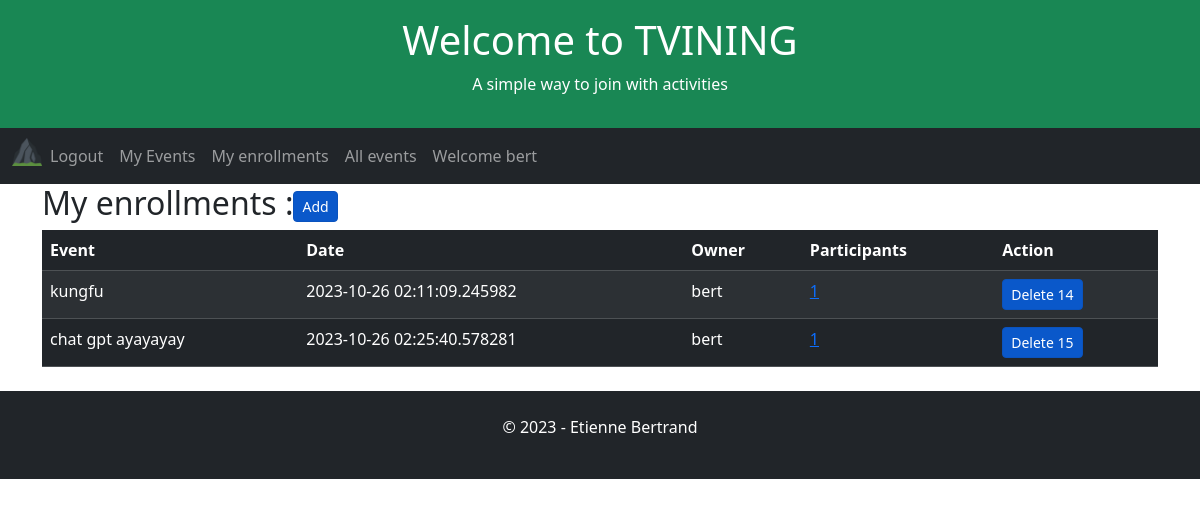
/user-enrollments (signed in), run on an earlier commit of the app's database.
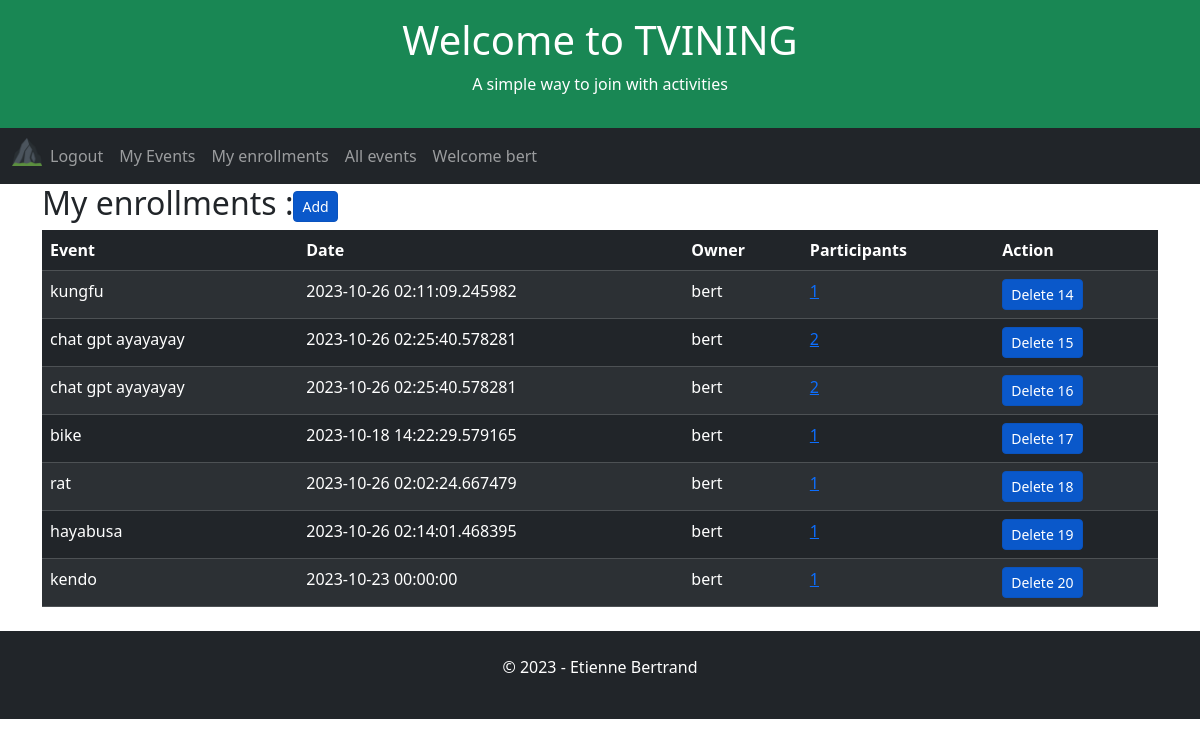
And on a later commit of the database.
### app/models.py (models this page shows, shortened)
class User(UserMixin, db.Model):
    id = db.Column(db.Integer, primary_key=True)
    username = db.Column(db.String(64), index=True, unique=True)
    email = db.Column(db.String(120), index=True, unique=True)
    password_hash = db.Column(db.String(128))

class Enrollment(db.Model):
    id = db.Column(db.Integer, primary_key=True)
    user_id = db.Column(db.Integer, db.ForeignKey('user.id', name='fk_enrollment_user'), nullable=False)
    event_id = db.Column(db.Integer, db.ForeignKey('event.id', name='fk_enrollment_event'), nullable=False)
    date = db.Column(db.DateTime, index=True, default=datetime.utcnow)

class Event(db.Model):
    id = db.Column(db.Integer, primary_key=True)
    user_id = db.Column(db.Integer, db.ForeignKey('user.id', name='fk_event_user'), nullable=False)
    title = db.Column(db.String(255), nullable=False)
    date = db.Column(db.DateTime, index=True, default=datetime.utcnow)

### app/routes.py (the view)
@app.route('/user-enrollments', methods=['GET', 'POST', 'UPDATE'])
def userEnrollments():
    global appName, appSlogan, appTitle, db
    user_id = current_user.id
    userEnrollmentsAlias = alias(Enrollment)
    userEnrollments = db.session.query(
        Enrollment.id,
        Event.title,
        Event.date,
        Event.id.label('eventId'),
        User.username.label('owner'),
        func.count(userEnrollmentsAlias.c.user_id).label('participants')
    ).outerjoin(User, User.id == Enrollment.user_id
    ).outerjoin(Event, Enrollment.event_id == Event.id
    ).outerjoin(userEnrollmentsAlias, Enrollment.event_id == userEnrollmentsAlias.c.event_id
    ).group_by(Enrollment.id, Event.title, Event.date, Event.id, User.username
    ).filter(Enrollment.user_id == user_id
    ).all()
    return render_template(
        'user-enrollments.html',
        appName=appName,
        appTitle=appTitle,
        appSlogan=appSlogan,
        userEnrollments=userEnrollments)

### app/models.py (called while the page is built)
@login.user_loader
def load_user(id):
    return User.query.get(int(id))

### app/templates/user-enrollments.html (shortened to what this page needs)
{% extends "home.html" %}
{% block content %}
    <h2>My enrollments :<a href="{{ url_for('allEvents') }}" class="btn btn-primary btn-sm active" role="button" aria-pressed="true">Add</button></a></h2>
        <table class="table table-dark table-hover table-striped">
            <thead>
            <tr>
                <th>Event</th>
                <th>Date</th>
                <th>Owner</th>
                <th>Participants</th>
                <th>Action</th>
            </tr>
            </thead>
            <tbody>
                {% for enrollment in userEnrollments %}
                    <tr>
                        <td>{{ enrollment.title }}</td>
                        <td>{{ enrollment.date }}</td>
                        <td>{{ enrollment.owner }}</td>
                        <td><a href="{{ url_for('eventEnrollments') }}/{{enrollment.eventId}}" aria-pressed="true">{{ enrollment.participants }}</a></td>
                        <td>
                            <a href="{{ url_for('index') }}" class="btn btn-primary btn-sm active" role="button" aria-pressed="true" data-bs-toggle="modal" data-bs-target="#exampleModal" data-bs-whatever="{{enrollment.id}}" >Delete {{ enrollment.id }}</a>
                        </td>
                    </tr>
                {% endfor %}
            </tbody>
        </table>
{% endblock %}

### app/templates/home.html (shortened to what this page needs)
<!DOCTYPE html>
<html lang="en">
<head>
    <link href="https://cdn.jsdelivr.net/npm/bootstrap@5.3.2/dist/css/bootstrap.min.css" rel="stylesheet">
</head>
<body>
    <div class="p-3 bg-success text-white text-center">
    {% if appTitle %}
        <h1>{{ appTitle }}</h1>
        {% else %}
        <h1>hard coded appTitle xyz</h1>
    {% endif %}
    {% if appSlogan %}
        <p>{{ appSlogan }}</p>
        {% else %}
        <p>hard coded appSlogan xyz</p>
    {% endif %}
    </div>
    <nav class="navbar navbar-expand-lg bg-dark navbar-dark">
        <div class="container-fluid">
            <div class="collapse navbar-collapse" id="navbarNav">
            <ul class="navbar-nav">
                <li class="nav-item">
                    <a class="nav-brand" href="{{ url_for('index') }}">
                        <img src="{{ url_for('static', filename='/favicon_io/favicon-32x32.png') }}" width="30" height="30" alt="">
                    </a>
                </li>
                {% if current_user.is_anonymous %}
                <li class="nav-item">
                <a class="nav-link" href="{{ url_for('login') }}">Login</a>
                </li>
                <li class="nav-item">
                    <a class="nav-link" href="{{ url_for('register') }}">Subscribe</a>
                </li>
                {% else %}
                <li class="nav-item">
                    <a class="nav-link" href="{{ url_for('logout') }}">Logout</a>
                </li>
                <li class="nav-item">
                    <a class="nav-link" href="{{ url_for('userEvents') }}">My Events</a>
                </li>
                <li class="nav-item">
                    <a class="nav-link" href="{{ url_for('userEnrollments') }}">My enrollments</a>
                <li class="nav-item">
                    <a class="nav-link" href="{{ url_for('allEvents') }}">All events</a>
                </li>
                <li class="nav-item">
                    <a class="nav-link" href="{{ url_for('index') }}">Welcome {{ current_user.username }}</a>
                </li>
                {% endif %}
            </ul>
            </div>
        </div>
    </nav>
    <div class="container">
        {% block content %}{% endblock %}
    </div>
    <div class="mt-4 p-4 bg-dark text-white text-center">
    <p>© 2023 - Etienne Bertrand</p>
    </div>
</body>
</html>

What changed in the data, as far as the page shows it:
computed for Enrollment id 15: participants "1" → "2"
added Enrollment: title "chat gpt ayayayay", date "2023-10-26 02:25:40.578281", owner "bert", participants "2", id "16"
added Enrollment: title "bike", date "2023-10-18 14:22:29.579165", owner "bert", participants "1", id "17"
added Enrollment: title "rat", date "2023-10-26 02:02:24.667479", owner "bert", participants "1", id "18"
added Enrollment: title "hayabusa", date "2023-10-26 02:14:01.468395", owner "bert", participants "1", id "19"
added Enrollment: title "kendo", date "2023-10-23 00:00:00", owner "bert", participants "1", id "20"
